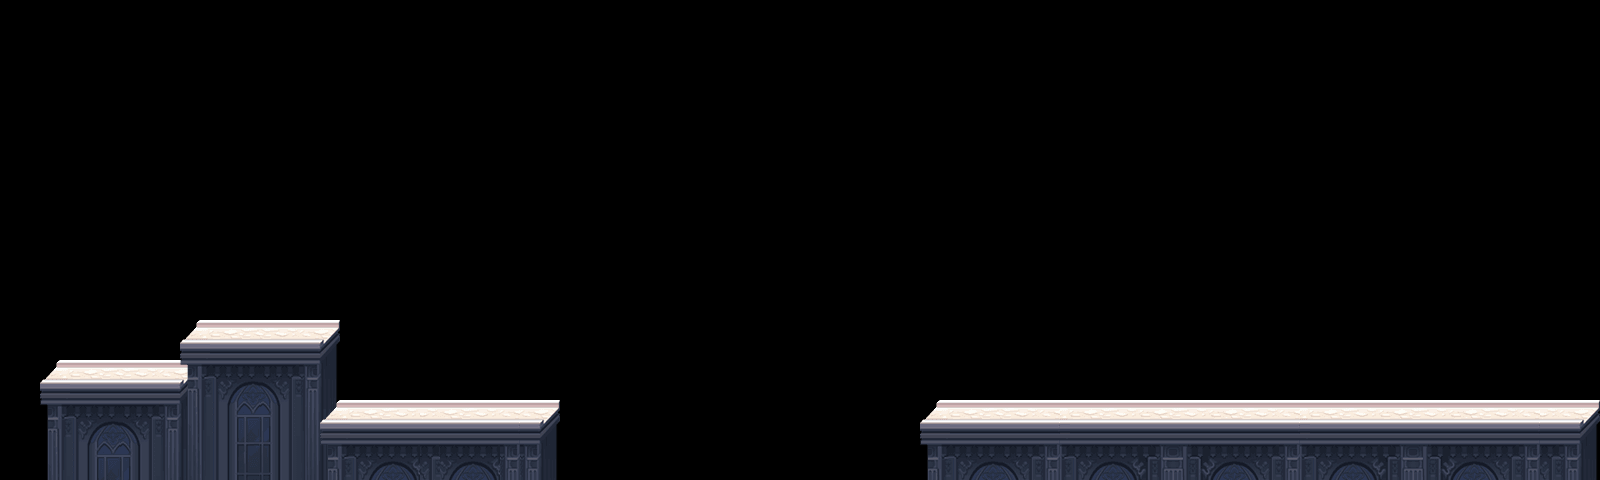

A 2D game scene composited from a Tiled map and its tileset images. What follows is a short description and the map's XML, with each tile layer's data collapsed to a summary:
An orthogonal 80x12 tile map with 20x40 px tiles, 3 tile layers (块层 1, 块层 2, 块层 3) and 49 objects (26x 3, 6x 4, 6x 2, 2x 5, 2x 6).

<map version="1.0" orientation="orthogonal" width="80" height="12" tilewidth="20" tileheight="40">
 <tileset firstgid="1" name="road" tilewidth="20" tileheight="40">
  <image source="road.png" width="280" height="188" />
 </tileset>
 <layer name="块层 1" width="80" height="12">
  <data>[960 cells, 24 non-empty, 24 distinct tile ids]</data>
 </layer>
 <layer name="块层 2" width="80" height="12">
  <data>[960 cells, 32 non-empty, 32 distinct tile ids]</data>
 </layer>
 <layer name="块层 3" width="80" height="12">
  <data>[960 cells, 92 non-empty, 28 distinct tile ids]</data>
 </layer>
 <objectgroup name="collision" width="80" height="12">
  <object x="49" y="374" width="137" height="106" />
  <object x="189" y="333" width="141" height="147" />
  <object x="332" y="412" width="218" height="68" />
  <object x="928" y="415" width="664" height="73" />
 </objectgroup>
 <objectgroup name="items" width="80" height="12">
  <object type="4" x="140" y="320" />
  <object type="4" x="80" y="360" />
  <object type="2" x="109" y="341" />
  <object type="4" x="140" y="360" />
  <object type="4" x="80" y="320" />
  <object type="3" x="799" y="174" />
  <object x="653" y="316" />
  <object type="3" x="821" y="223" />
  <object type="3" x="804" y="317" />
  <object type="3" x="695" y="197" />
  <object type="3" x="843" y="249" />
  <object type="3" x="691" y="246" />
  <object type="3" x="747" y="174" />
  <object type="3" x="771" y="223" />
  <object type="3" x="835" y="297" />
  <object type="3" x="677" y="321" />
  <object type="3" x="823" y="174" />
  <object type="3" x="849" y="198" />
  <object type="3" x="684" y="296" />
  <object type="3" x="694" y="173" />
  <object type="3" x="721" y="222" />
  <object type="3" x="840" y="274" />
  <object type="3" x="686" y="271" />
  <object type="3" x="773" y="174" />
  <object type="3" x="796" y="223" />
  <object type="3" x="695" y="221" />
  <object type="3" x="849" y="173" />
  <object type="3" x="847" y="224" />
  <object type="4" x="661" y="292" />
  <object type="3" x="721" y="174" />
  <object type="3" x="811" y="293" />
  <object type="3" x="745" y="223" />
  <object type="4" x="829" y="321" />
  <object type="5" x="1280" y="360" />
  <object type="5" x="1311" y="360" />
  <object type="6" x="1311" y="391" />
  <object type="6" x="1280" y="391" />
 </objectgroup>
 <objectgroup name="enemy" width="80" height="12">
  <object type="3" x="1131" y="227" />
 </objectgroup>
 <objectgroup name="up" width="80" height="12">
  <object type="2" x="620" y="440" />
  <object type="2" x="680" y="440" />
  <object type="2" x="740" y="440" />
  <object type="2" x="800" y="440" />
  <object type="2" x="860" y="440" />
 </objectgroup>
 <objectgroup name="fire" width="80" height="12">
  <object x="1440" y="160" />
  <object x="500" y="400" />
 </objectgroup>
</map>
